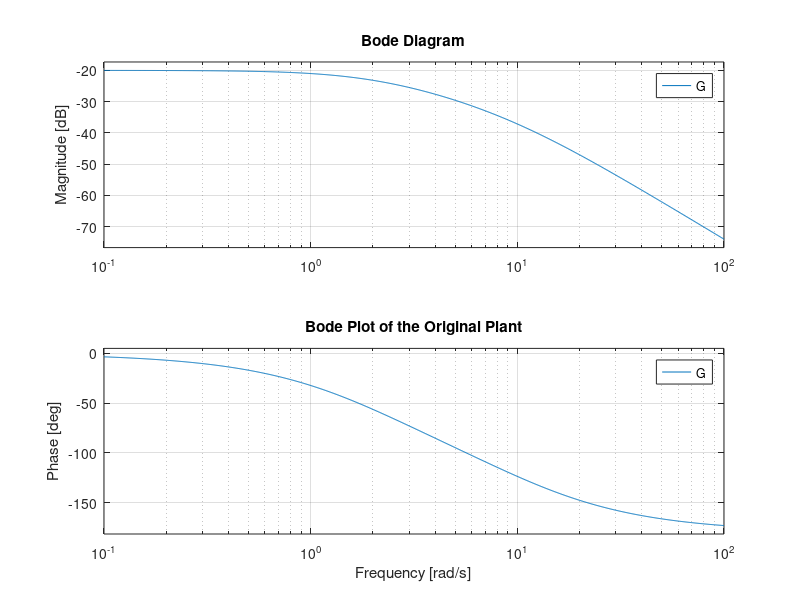
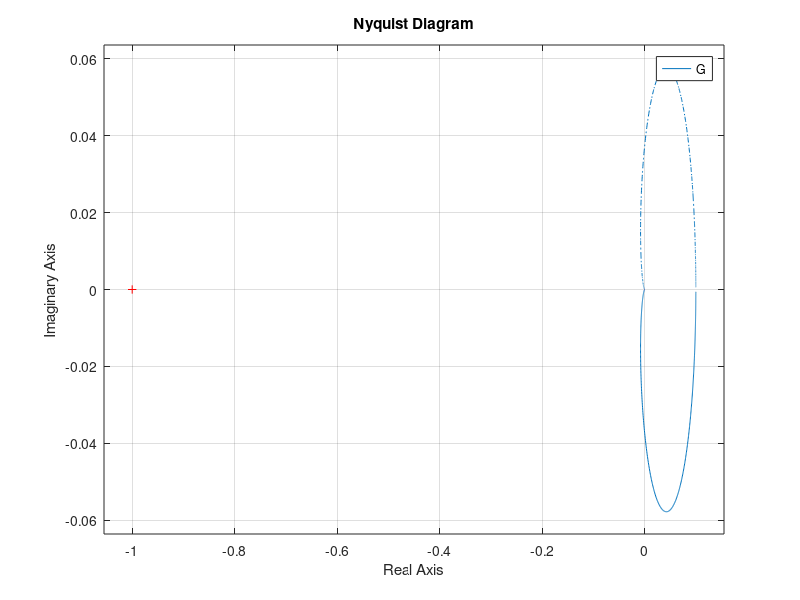

These charts were generated, in order, by the following MATLAB code:
J = 0.01;
b = 0.1;
K = 0.01;
R = 1;
L = 0.5;

s = tf('s');
G = K/((J*s+b)*(L*s+R)+K^2);

figure;
bode(G)
title('Bode Plot of the Original Plant')
grid on;

figure;
nyquist(G);
grid on;


